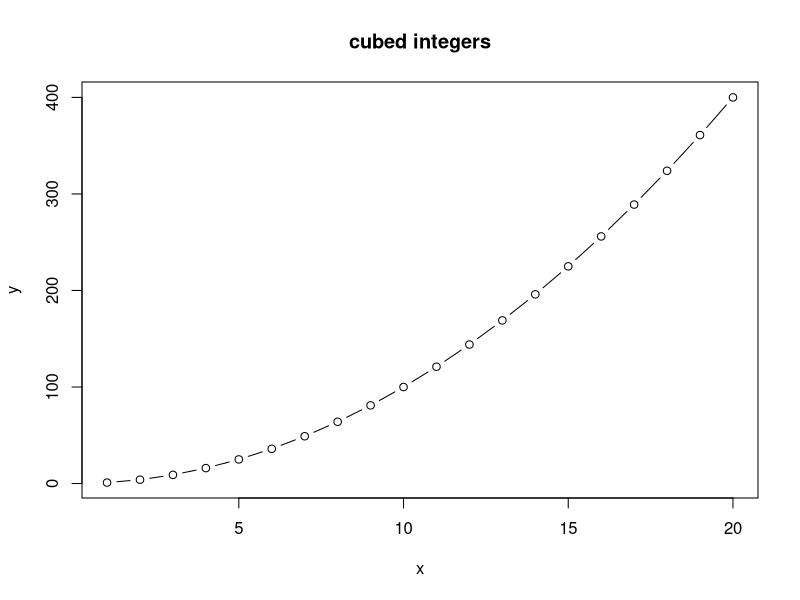

Write R code to recreate this figure.
## This is a R script 
## Run this code to make a plot of x and x^2 for the integers from 1 to 10

x <- 1:20
y <- x^2


plot(x,y, type = "b", main = "cubed integers")
